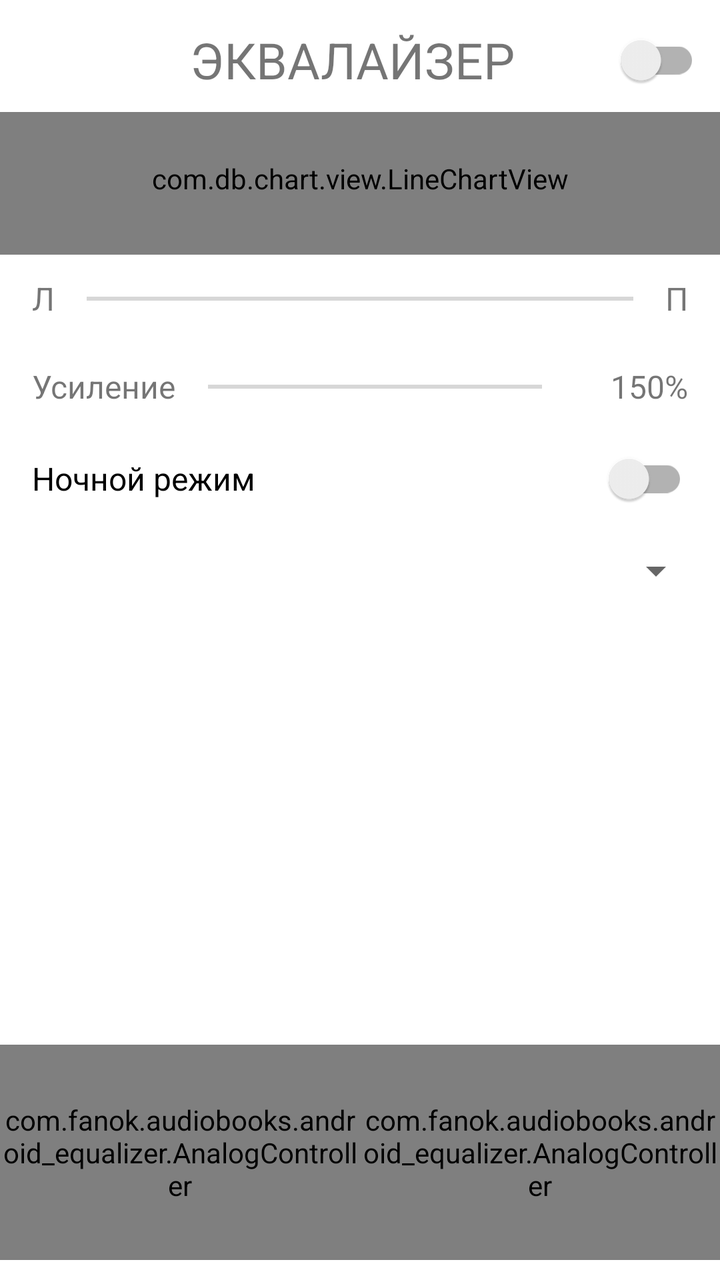
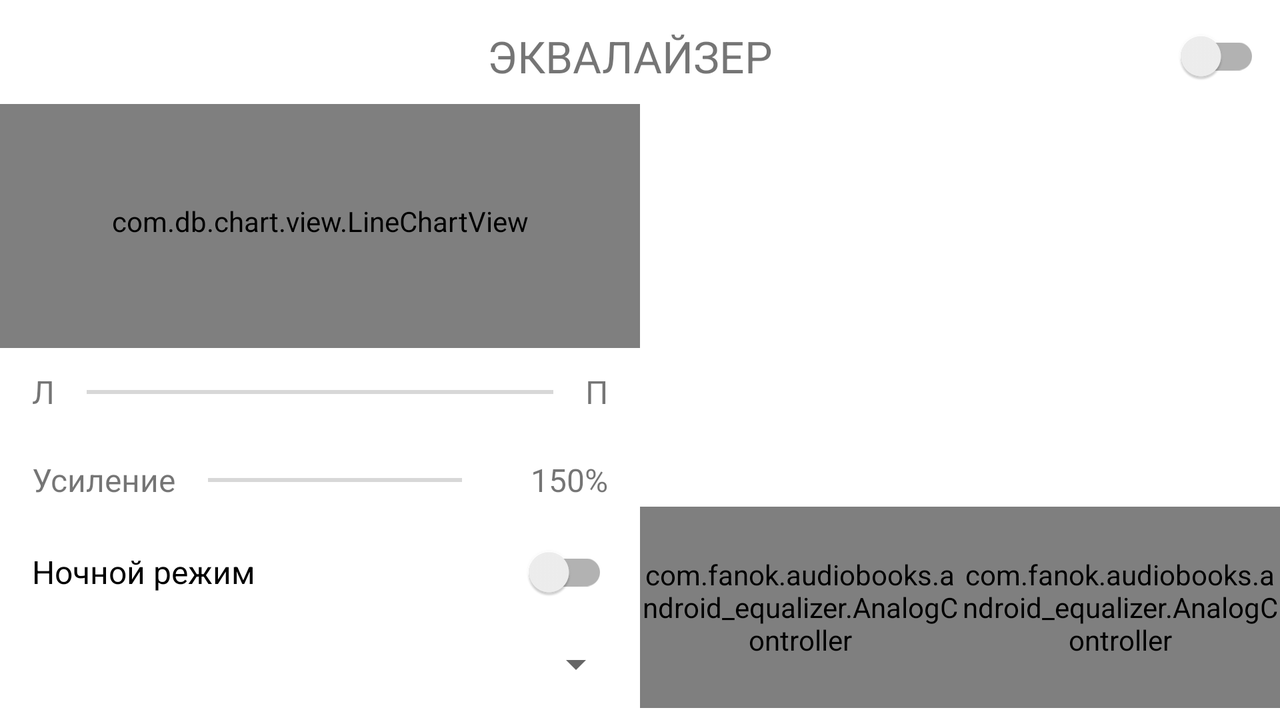

One screen, two layout resources from the same app: the default and the repository's alternative for another configuration. Each is rendered where Android would select it; the XML of both is given below.
<!-- AndroidManifest.xml: fallback theme Theme.MaterialComponents.DayNight.NoActionBar -->
<!-- res/layout/dialog_fragment_equalizer.xml -->
<RelativeLayout xmlns:android="http://schemas.android.com/apk/res/android"
    xmlns:tools="http://schemas.android.com/tools"
    android:id="@+id/equalizerLayout"
    android:layout_width="match_parent"
    android:layout_height="match_parent"
    android:clickable="true"
    tools:viewBindingIgnore="true"
    android:focusable="true">

    <RelativeLayout
        android:id="@+id/equalizer_action_container"
        android:layout_width="match_parent"
        android:layout_height="52dp"
        android:layout_marginTop="4dp">

        <ImageView
            android:id="@+id/equalizer_back_btn"
            android:layout_width="50dp"
            android:layout_height="match_parent"
            android:layout_alignParentStart="true"
            android:layout_centerVertical="true"
            android:clickable="true"
            android:contentDescription="@string/close"
            android:focusable="true"
            android:padding="12dp"
            android:src="@drawable/ic_close_black_24dp" />

        <androidx.appcompat.widget.SwitchCompat
            android:id="@+id/equalizer_switch"
            android:layout_width="wrap_content"
            android:layout_height="wrap_content"
            android:layout_alignParentEnd="true"
            android:layout_centerVertical="true"
            android:layout_marginEnd="10dp"
            android:contentDescription="@string/equalizer" />

        <TextView
            android:id="@+id/equalizer_fragment_title"
            android:layout_width="match_parent"
            android:layout_height="wrap_content"
            android:layout_centerVertical="true"
            android:layout_toStartOf="@id/equalizer_switch"
            android:layout_toEndOf="@id/equalizer_back_btn"
            android:ellipsize="end"
            android:gravity="center"
            android:maxLines="1"
            android:text="@string/equalizer"
            android:textAllCaps="true"
            android:textSize="25sp" />

    </RelativeLayout>

    <LinearLayout
        android:layout_width="match_parent"
        android:layout_height="match_parent"
        android:layout_below="@+id/equalizer_action_container"
        android:orientation="vertical">

        <com.db.chart.view.LineChartView
            android:id="@+id/lineChart"
            android:layout_width="match_parent"
            android:layout_height="0dp"
            android:layout_weight="2"
            android:paddingLeft="15dp"
            android:paddingRight="15dp"
            android:paddingBottom="5dp" />

        
        <LinearLayout
            android:layout_width="match_parent"
            android:layout_height="44dp"
            android:gravity="center_vertical"
            android:layoutDirection="ltr"
            android:orientation="horizontal"
            android:paddingLeft="16dp"
            android:paddingRight="16dp">

            <TextView
                android:id="@+id/equalizer_balance_left"
                android:layout_width="wrap_content"
                android:layout_height="wrap_content"
                android:importantForAccessibility="no"
                android:text="@string/equalizer_balance_left"
                android:textSize="16sp" />

            
            <FrameLayout
                android:layout_width="0dp"
                android:layout_height="match_parent"
                android:layout_weight="1">

                <View
                    android:id="@+id/equalizer_balance_centre"
                    android:layout_width="2dp"
                    android:layout_height="14dp"
                    android:layout_gravity="center"
                    android:alpha="0.5" />

                <SeekBar
                    android:id="@+id/equalizer_balance"
                    android:layout_width="match_parent"
                    android:layout_height="wrap_content"
                    android:layout_gravity="center_vertical"
                    android:contentDescription="@string/equalizer_balance"
                    android:thumb="@drawable/custom_equalizer_thumb" />
            </FrameLayout>

            <TextView
                android:id="@+id/equalizer_balance_right"
                android:layout_width="wrap_content"
                android:layout_height="wrap_content"
                android:importantForAccessibility="no"
                android:text="@string/equalizer_balance_right"
                android:textSize="16sp" />
        </LinearLayout>

        
        <LinearLayout
            android:layout_width="match_parent"
            android:layout_height="44dp"
            android:gravity="center_vertical"
            android:orientation="horizontal"
            android:paddingLeft="16dp"
            android:paddingRight="16dp">

            <TextView
                android:id="@+id/equalizer_boost_label"
                android:layout_width="wrap_content"
                android:layout_height="wrap_content"
                android:importantForAccessibility="no"
                android:text="@string/equalizer_boost"
                android:textSize="16sp" />

            <SeekBar
                android:id="@+id/equalizer_boost"
                android:layout_width="0dp"
                android:layout_height="wrap_content"
                android:layout_weight="1"
                android:contentDescription="@string/equalizer_boost"
                android:thumb="@drawable/custom_equalizer_thumb" />

            <TextView
                android:id="@+id/equalizer_boost_value"
                android:layout_width="wrap_content"
                android:layout_height="wrap_content"
                android:importantForAccessibility="no"
                android:minEms="3"
                android:gravity="end"
                android:textSize="16sp"
                tools:text="150%" />
        </LinearLayout>

        
        <androidx.appcompat.widget.SwitchCompat
            android:id="@+id/equalizer_night"
            android:layout_width="match_parent"
            android:layout_height="wrap_content"
            android:minHeight="48dp"
            android:paddingLeft="16dp"
            android:paddingRight="16dp"
            android:text="@string/equalizer_night"
            android:textSize="16sp" />

        <Spinner
            android:id="@+id/equalizer_preset_spinner"
            android:layout_width="match_parent"
            android:layout_height="44dp"
            android:layout_marginLeft="8dp"
            android:layout_marginRight="8dp" />


        
        <LinearLayout
            android:id="@+id/equalizerContainer"
            android:layout_width="match_parent"
            android:layout_height="0dp"
            android:layout_weight="6"
            android:orientation="horizontal"
            android:padding="3dp" />

        <LinearLayout
            android:layout_width="match_parent"
            android:layout_height="0dp"
            android:layout_marginBottom="10dp"
            android:layout_weight="3"
            android:orientation="horizontal">

            <com.fanok.audiobooks.android_equalizer.AnalogController
                android:id="@+id/controllerBass"
                android:layout_width="0dp"
                android:layout_height="match_parent"
                android:layout_weight="1" />

            <com.fanok.audiobooks.android_equalizer.AnalogController
                android:id="@+id/controller3D"
                android:layout_width="0dp"
                android:layout_height="match_parent"
                android:layout_weight="1" />
        </LinearLayout>

    </LinearLayout>


</RelativeLayout>
<!-- resources referenced by this layout -->
<resources>
  <string name="close">Закрыть</string>
  <string name="equalizer">Эквалайзер</string>
  <string name="equalizer_balance">Баланс</string>
  <string name="equalizer_balance_left">Л</string>
  <string name="equalizer_balance_right">П</string>
  <string name="equalizer_boost">Усиление</string>
  <string name="equalizer_night">Ночной режим</string>
</resources>
<!-- res/layout-land/dialog_fragment_equalizer.xml (the repository's variant of the layout above) -->
<!-- drawn on the phone turned sideways -->
<RelativeLayout xmlns:android="http://schemas.android.com/apk/res/android"
    xmlns:tools="http://schemas.android.com/tools"
    android:id="@+id/equalizerLayout"
    android:layout_width="match_parent"
    android:layout_height="match_parent"
    android:clickable="true"
    tools:viewBindingIgnore="true"
    android:focusable="true">

    <RelativeLayout
        android:id="@+id/equalizer_action_container"
        android:layout_width="match_parent"
        android:layout_height="48dp"
        android:layout_marginTop="4dp">

        <ImageView
            android:id="@+id/equalizer_back_btn"
            android:layout_width="48dp"
            android:layout_height="match_parent"
            android:layout_alignParentStart="true"
            android:layout_centerVertical="true"
            android:clickable="true"
            android:contentDescription="@string/close"
            android:focusable="true"
            android:padding="12dp"
            android:src="@drawable/ic_close_black_24dp" />

        <androidx.appcompat.widget.SwitchCompat
            android:id="@+id/equalizer_switch"
            android:layout_width="wrap_content"
            android:layout_height="wrap_content"
            android:layout_alignParentEnd="true"
            android:layout_centerVertical="true"
            android:layout_marginEnd="10dp"
            android:contentDescription="@string/equalizer" />

        <TextView
            android:id="@+id/equalizer_fragment_title"
            android:layout_width="match_parent"
            android:layout_height="wrap_content"
            android:layout_centerVertical="true"
            android:layout_toStartOf="@id/equalizer_switch"
            android:layout_toEndOf="@id/equalizer_back_btn"
            android:ellipsize="end"
            android:gravity="center"
            android:maxLines="1"
            android:text="@string/equalizer"
            android:textAllCaps="true"
            android:textSize="22sp" />

    </RelativeLayout>

    <LinearLayout
        android:layout_width="match_parent"
        android:layout_height="match_parent"
        android:layout_below="@+id/equalizer_action_container"
        android:layout_marginBottom="6dp"
        android:baselineAligned="false"
        android:orientation="horizontal">

        <LinearLayout
            android:layout_width="0dp"
            android:layout_height="match_parent"
            android:layout_weight="1"
            android:orientation="vertical">

            <com.db.chart.view.LineChartView
                android:id="@+id/lineChart"
                android:layout_width="match_parent"
                android:layout_height="0dp"
                android:layout_weight="1"
                android:paddingLeft="15dp"
                android:paddingRight="15dp"
                android:paddingBottom="5dp" />

            
            <LinearLayout
                android:layout_width="match_parent"
                android:layout_height="44dp"
                android:gravity="center_vertical"
                android:layoutDirection="ltr"
                android:orientation="horizontal"
                android:paddingLeft="16dp"
                android:paddingRight="16dp">

                <TextView
                    android:id="@+id/equalizer_balance_left"
                    android:layout_width="wrap_content"
                    android:layout_height="wrap_content"
                    android:importantForAccessibility="no"
                    android:text="@string/equalizer_balance_left"
                    android:textSize="16sp" />

                
                <FrameLayout
                    android:layout_width="0dp"
                    android:layout_height="match_parent"
                    android:layout_weight="1">

                    <View
                        android:id="@+id/equalizer_balance_centre"
                        android:layout_width="2dp"
                        android:layout_height="14dp"
                        android:layout_gravity="center"
                        android:alpha="0.5" />

                    <SeekBar
                        android:id="@+id/equalizer_balance"
                        android:layout_width="match_parent"
                        android:layout_height="wrap_content"
                        android:layout_gravity="center_vertical"
                        android:contentDescription="@string/equalizer_balance"
                        android:thumb="@drawable/custom_equalizer_thumb" />
                </FrameLayout>

                <TextView
                    android:id="@+id/equalizer_balance_right"
                    android:layout_width="wrap_content"
                    android:layout_height="wrap_content"
                    android:importantForAccessibility="no"
                    android:text="@string/equalizer_balance_right"
                    android:textSize="16sp" />
            </LinearLayout>

            
            <LinearLayout
                android:layout_width="match_parent"
                android:layout_height="44dp"
                android:gravity="center_vertical"
                android:orientation="horizontal"
                android:paddingLeft="16dp"
                android:paddingRight="16dp">

                <TextView
                    android:id="@+id/equalizer_boost_label"
                    android:layout_width="wrap_content"
                    android:layout_height="wrap_content"
                    android:importantForAccessibility="no"
                    android:text="@string/equalizer_boost"
                    android:textSize="16sp" />

                <SeekBar
                    android:id="@+id/equalizer_boost"
                    android:layout_width="0dp"
                    android:layout_height="wrap_content"
                    android:layout_weight="1"
                    android:contentDescription="@string/equalizer_boost"
                    android:thumb="@drawable/custom_equalizer_thumb" />

                <TextView
                    android:id="@+id/equalizer_boost_value"
                    android:layout_width="wrap_content"
                    android:layout_height="wrap_content"
                    android:importantForAccessibility="no"
                    android:minEms="3"
                    android:gravity="end"
                    android:textSize="16sp"
                    tools:text="150%" />
            </LinearLayout>

            
            <androidx.appcompat.widget.SwitchCompat
                android:id="@+id/equalizer_night"
                android:layout_width="match_parent"
                android:layout_height="wrap_content"
                android:minHeight="48dp"
                android:paddingLeft="16dp"
                android:paddingRight="16dp"
                android:text="@string/equalizer_night"
                android:textSize="16sp" />

            <Spinner
                android:id="@+id/equalizer_preset_spinner"
                android:layout_width="match_parent"
                android:layout_height="44dp"
                android:layout_marginLeft="8dp"
                android:layout_marginRight="8dp" />
        </LinearLayout>

        <LinearLayout
            android:layout_width="0dp"
            android:layout_height="match_parent"
            android:layout_weight="1"
            android:orientation="vertical">

            
            <LinearLayout
                android:id="@+id/equalizerContainer"
                android:layout_width="match_parent"
                android:layout_height="0dp"
                android:layout_weight="2"
                android:orientation="horizontal"
                android:padding="3dp" />

            <LinearLayout
                android:layout_width="match_parent"
                android:layout_height="0dp"
                android:layout_weight="1"
                android:orientation="horizontal">

                <com.fanok.audiobooks.android_equalizer.AnalogController
                    android:id="@+id/controllerBass"
                    android:layout_width="0dp"
                    android:layout_height="match_parent"
                    android:layout_weight="1" />

                <com.fanok.audiobooks.android_equalizer.AnalogController
                    android:id="@+id/controller3D"
                    android:layout_width="0dp"
                    android:layout_height="match_parent"
                    android:layout_weight="1" />
            </LinearLayout>
        </LinearLayout>

    </LinearLayout>

</RelativeLayout>
